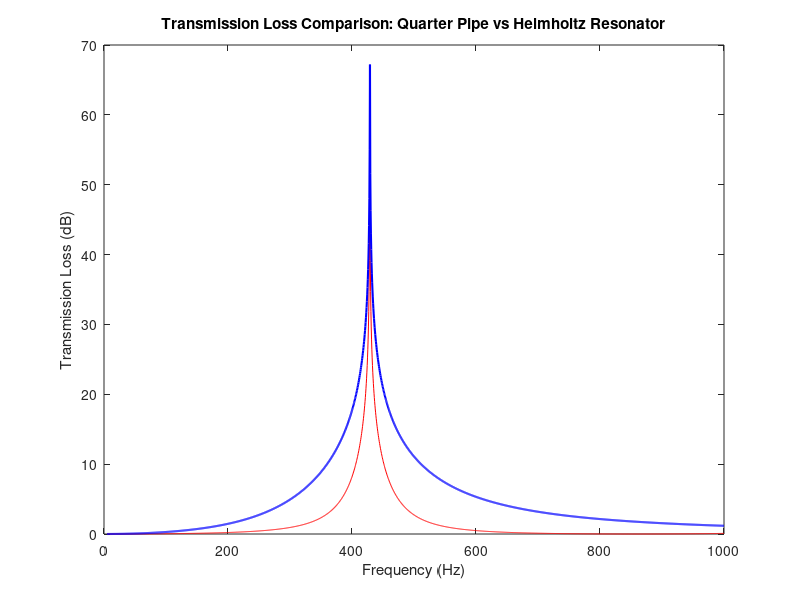
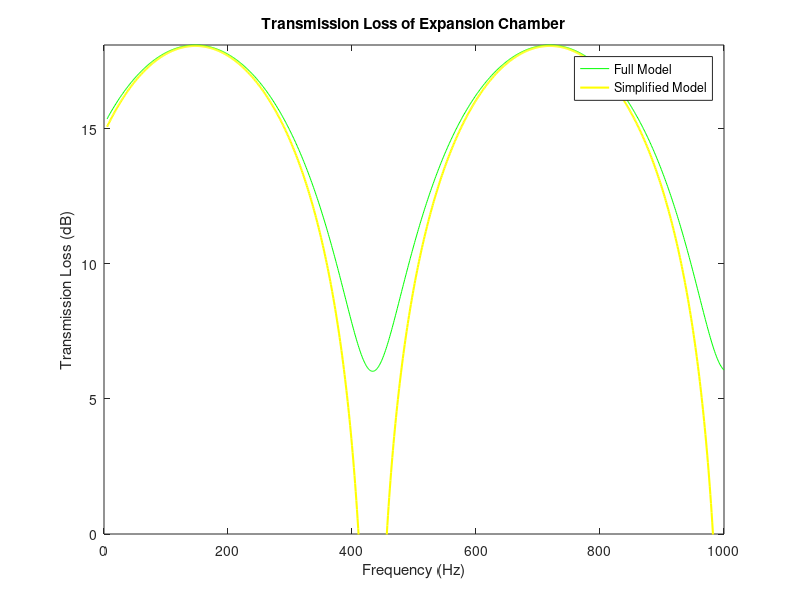

Source code (MATLAB) for these figures, in order:
%% Transmission Loss of Pipe and Resonator %%

clc;
clear;
close all;

% Constants
c = 343;

% Quarter Pipe Constants
A1 = 5*10^(-4);
L = 20*10^(-2);
A_p = 10*10^(-4);

% Helmholtz Constants
A_neck = 5*10^(-4);
L_neck = 3*10^(-2);
V = 270*10^(-6);

% Tables
TL_Pipe_Table = [];
TL_Helmholtz_Table = [];

% Calculate TL Values

for f = 5:0.5:1000

    k = (2*pi*f)/c;
    w = (2*pi*f);
    
    % Transmission Loss Pipe

    term1 = (tan((2*pi*f/c)*L))^2;
    term2 = (4*(A_p/A1)^2);

    TL_Pipe = 10*log10((term1+term2)/(term2));

    TL_Pipe_Table = [TL_Pipe_Table, TL_Pipe];

    % Helmholtz Transmission Loss
   
    term3 = (c/(2*(A_p)));
    term4 = (((w)*(L_neck)/(A_neck))) - (((c^2) / (((w)* V))));
    TL_Helmholtz = 10*log10(1+(term3/term4)^2);
    
    TL_Helmholtz_Table = [TL_Helmholtz_Table, TL_Helmholtz];

end

% Plot the Data

figure
plot(5:0.5:1000, TL_Pipe_Table, 'r', 5:0.5:1000, TL_Helmholtz_Table, 'b', 'LineWidth', 1.5)

title('Transmission Loss Comparison: Quarter Pipe vs Helmholtz Resonator')
xlabel('Frequency (Hz)')
ylabel('Transmission Loss (dB)')

%% Transmission Loss of Expansion Chamber %%

% Constants
A_D1 = ((pi/4)*(5*10^(-2))^2);
A_D2 = ((pi/4)*(20*10^(-2))^2);

m = (A_D2/A_D1);

r = 30*(10^(-2));

% Arrays
TL_Expansion_Array = [];
TL_Expansion_Array_Simplified = [];

for f = 5:1000

    k = (2*pi*f)/c;

    TL_Expansion = 10*log10((1/4)*(((4*cos(k*r))^2)+((m+1/m)^2)*(sin(k*r))^2));

    TL_Expansion_Simplified = 10*log10((1/4)*(m^2)*(sin(k*r))^2);

    TL_Expansion_Array_Simplified = [TL_Expansion_Simplified, TL_Expansion_Array_Simplified];

    TL_Expansion_Array = [TL_Expansion, TL_Expansion_Array];

end

figure
plot(5:1000, TL_Expansion_Array, 'g', 5:1000, TL_Expansion_Array_Simplified, 'y','LineWidth', 1.5)
title('Transmission Loss of Expansion Chamber')
xlabel('Frequency (Hz)')
ylabel('Transmission Loss (dB)')
legend('Full Model', 'Simplified Model')
ylim([0, inf])
 


